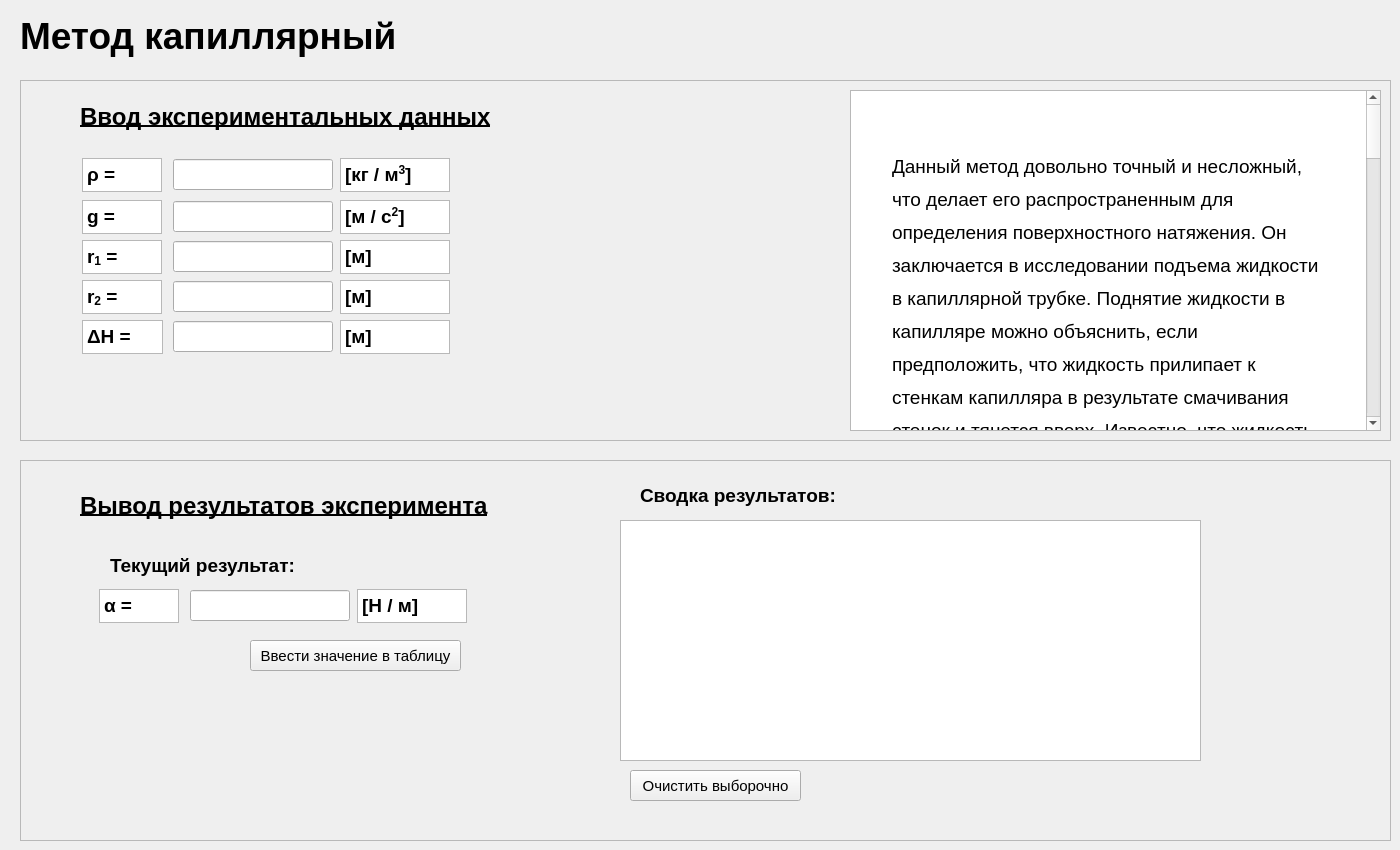
      <widget class="QWidget" name="tab_8">
       <attribute name="title">
        <string>Метод пузырькового давления</string>
       </attribute>
       <widget class="QLabel" name="label_34">
        <property name="geometry">
         <rect>
          <x>20</x>
          <y>10</y>
          <width>411</width>
          <height>51</height>
         </rect>
        </property>
        <property name="font">
         <font>
          <family>Segoe UI</family>
          <pointsize>28</pointsize>
          <weight>75</weight>
          <bold>true</bold>
         </font>
        </property>
        <property name="text">
         <string>Метод капиллярный</string>
        </property>
       </widget>
       <widget class="QFrame" name="frame_11">
        <property name="geometry">
         <rect>
          <x>20</x>
          <y>80</y>
          <width>1371</width>
          <height>361</height>
         </rect>
        </property>
        <property name="frameShape">
         <enum>QFrame::StyledPanel</enum>
        </property>
        <property name="frameShadow">
         <enum>QFrame::Raised</enum>
        </property>
        <widget class="QLabel" name="label_35">
         <property name="geometry">
          <rect>
           <x>60</x>
           <y>21</y>
           <width>421</width>
           <height>31</height>
          </rect>
         </property>
         <property name="font">
          <font>
           <family>Segoe UI</family>
           <pointsize>18</pointsize>
           <weight>75</weight>
           <bold>true</bold>
           <underline>true</underline>
          </font>
         </property>
         <property name="text">
          <string>Ввод экспериментальных данных</string>
         </property>
        </widget>
        <widget class="QLineEdit" name="lineEdit_43">
         <property name="geometry">
          <rect>
           <x>153</x>
           <y>79</y>
           <width>160</width>
           <height>31</height>
          </rect>
         </property>
         <property name="font">
          <font>
           <family>Segoe UI</family>
           <pointsize>14</pointsize>
           <underline>false</underline>
          </font>
         </property>
         <property name="text">
          <string/>
         </property>
        </widget>
        <widget class="QTextBrowser" name="textBrowser_92">
         <property name="geometry">
          <rect>
           <x>320</x>
           <y>78</y>
           <width>110</width>
           <height>34</height>
          </rect>
         </property>
         <property name="html">
          <string>&lt;!DOCTYPE HTML PUBLIC &quot;-//W3C//DTD HTML 4.0//EN&quot; &quot;http://www.w3.org/TR/REC-html40/strict.dtd&quot;&gt;
&lt;html&gt;&lt;head&gt;&lt;meta name=&quot;qrichtext&quot; content=&quot;1&quot; /&gt;&lt;style type=&quot;text/css&quot;&gt;
p, li { white-space: pre-wrap; }
&lt;/style&gt;&lt;/head&gt;&lt;body style=&quot; font-family:'MS Shell Dlg 2'; font-size:8.25pt; font-weight:400; font-style:normal;&quot;&gt;
&lt;p style=&quot; margin-top:0px; margin-bottom:0px; margin-left:0px; margin-right:0px; -qt-block-indent:0; text-indent:0px;&quot;&gt;&lt;span style=&quot; font-size:14pt; font-weight:600;&quot;&gt;[кг / м&lt;/span&gt;&lt;span style=&quot; font-size:14pt; font-weight:600; vertical-align:super;&quot;&gt;3&lt;/span&gt;&lt;span style=&quot; font-size:14pt; font-weight:600;&quot;&gt;]&lt;/span&gt;&lt;/p&gt;&lt;/body&gt;&lt;/html&gt;</string>
         </property>
        </widget>
        <widget class="QTextBrowser" name="textBrowser_93">
         <property name="geometry">
          <rect>
           <x>62</x>
           <y>78</y>
           <width>80</width>
           <height>34</height>
          </rect>
         </property>
         <property name="html">
          <string>&lt;!DOCTYPE HTML PUBLIC &quot;-//W3C//DTD HTML 4.0//EN&quot; &quot;http://www.w3.org/TR/REC-html40/strict.dtd&quot;&gt;
&lt;html&gt;&lt;head&gt;&lt;meta name=&quot;qrichtext&quot; content=&quot;1&quot; /&gt;&lt;style type=&quot;text/css&quot;&gt;
p, li { white-space: pre-wrap; }
&lt;/style&gt;&lt;/head&gt;&lt;body style=&quot; font-family:'MS Shell Dlg 2'; font-size:8.25pt; font-weight:400; font-style:normal;&quot;&gt;
&lt;p style=&quot; margin-top:0px; margin-bottom:0px; margin-left:0px; margin-right:0px; -qt-block-indent:0; text-indent:0px;&quot;&gt;&lt;span style=&quot; font-size:14pt; font-weight:600;&quot;&gt;ρ = &lt;/span&gt;&lt;/p&gt;&lt;/body&gt;&lt;/html&gt;</string>
         </property>
        </widget>
        <widget class="QTextBrowser" name="textBrowser_94">
         <property name="geometry">
          <rect>
           <x>320</x>
           <y>120</y>
           <width>110</width>
           <height>34</height>
          </rect>
         </property>
         <property name="html">
          <string>&lt;!DOCTYPE HTML PUBLIC &quot;-//W3C//DTD HTML 4.0//EN&quot; &quot;http://www.w3.org/TR/REC-html40/strict.dtd&quot;&gt;
&lt;html&gt;&lt;head&gt;&lt;meta name=&quot;qrichtext&quot; content=&quot;1&quot; /&gt;&lt;style type=&quot;text/css&quot;&gt;
p, li { white-space: pre-wrap; }
&lt;/style&gt;&lt;/head&gt;&lt;body style=&quot; font-family:'MS Shell Dlg 2'; font-size:8.25pt; font-weight:400; font-style:normal;&quot;&gt;
&lt;p style=&quot; margin-top:0px; margin-bottom:0px; margin-left:0px; margin-right:0px; -qt-block-indent:0; text-indent:0px;&quot;&gt;&lt;span style=&quot; font-size:14pt; font-weight:600;&quot;&gt;[м / с&lt;/span&gt;&lt;span style=&quot; font-size:14pt; font-weight:600; vertical-align:super;&quot;&gt;2&lt;/span&gt;&lt;span style=&quot; font-size:14pt; font-weight:600;&quot;&gt;]&lt;/span&gt;&lt;/p&gt;&lt;/body&gt;&lt;/html&gt;</string>
         </property>
        </widget>
        <widget class="QTextBrowser" name="textBrowser_95">
         <property name="geometry">
          <rect>
           <x>62</x>
           <y>120</y>
           <width>80</width>
           <height>34</height>
          </rect>
         </property>
         <property name="html">
          <string>&lt;!DOCTYPE HTML PUBLIC &quot;-//W3C//DTD HTML 4.0//EN&quot; &quot;http://www.w3.org/TR/REC-html40/strict.dtd&quot;&gt;
&lt;html&gt;&lt;head&gt;&lt;meta name=&quot;qrichtext&quot; content=&quot;1&quot; /&gt;&lt;style type=&quot;text/css&quot;&gt;
p, li { white-space: pre-wrap; }
&lt;/style&gt;&lt;/head&gt;&lt;body style=&quot; font-family:'MS Shell Dlg 2'; font-size:8.25pt; font-weight:400; font-style:normal;&quot;&gt;
&lt;p style=&quot; margin-top:0px; margin-bottom:0px; margin-left:0px; margin-right:0px; -qt-block-indent:0; text-indent:0px;&quot;&gt;&lt;span style=&quot; font-size:14pt; font-weight:600;&quot;&gt;g = &lt;/span&gt;&lt;/p&gt;&lt;/body&gt;&lt;/html&gt;</string>
         </property>
        </widget>
        <widget class="QLineEdit" name="lineEdit_44">
         <property name="geometry">
          <rect>
           <x>153</x>
           <y>121</y>
           <width>160</width>
           <height>31</height>
          </rect>
         </property>
         <property name="font">
          <font>
           <family>Segoe UI</family>
           <pointsize>14</pointsize>
           <underline>false</underline>
          </font>
         </property>
         <property name="text">
          <string/>
         </property>
        </widget>
        <widget class="QTextBrowser" name="textBrowser_96">
         <property name="geometry">
          <rect>
           <x>320</x>
           <y>160</y>
           <width>110</width>
           <height>34</height>
          </rect>
         </property>
         <property name="html">
          <string>&lt;!DOCTYPE HTML PUBLIC &quot;-//W3C//DTD HTML 4.0//EN&quot; &quot;http://www.w3.org/TR/REC-html40/strict.dtd&quot;&gt;
&lt;html&gt;&lt;head&gt;&lt;meta name=&quot;qrichtext&quot; content=&quot;1&quot; /&gt;&lt;style type=&quot;text/css&quot;&gt;
p, li { white-space: pre-wrap; }
&lt;/style&gt;&lt;/head&gt;&lt;body style=&quot; font-family:'MS Shell Dlg 2'; font-size:8.25pt; font-weight:400; font-style:normal;&quot;&gt;
&lt;p style=&quot; margin-top:0px; margin-bottom:0px; margin-left:0px; margin-right:0px; -qt-block-indent:0; text-indent:0px;&quot;&gt;&lt;span style=&quot; font-size:14pt; font-weight:600;&quot;&gt;[м]&lt;/span&gt;&lt;/p&gt;&lt;/body&gt;&lt;/html&gt;</string>
         </property>
        </widget>
        <widget class="QTextBrowser" name="textBrowser_97">
         <property name="geometry">
          <rect>
           <x>62</x>
           <y>160</y>
           <width>80</width>
           <height>34</height>
          </rect>
         </property>
         <property name="html">
          <string>&lt;!DOCTYPE HTML PUBLIC &quot;-//W3C//DTD HTML 4.0//EN&quot; &quot;http://www.w3.org/TR/REC-html40/strict.dtd&quot;&gt;
&lt;html&gt;&lt;head&gt;&lt;meta name=&quot;qrichtext&quot; content=&quot;1&quot; /&gt;&lt;style type=&quot;text/css&quot;&gt;
p, li { white-space: pre-wrap; }
&lt;/style&gt;&lt;/head&gt;&lt;body style=&quot; font-family:'MS Shell Dlg 2'; font-size:8.25pt; font-weight:400; font-style:normal;&quot;&gt;
&lt;p style=&quot; margin-top:0px; margin-bottom:0px; margin-left:0px; margin-right:0px; -qt-block-indent:0; text-indent:0px;&quot;&gt;&lt;span style=&quot; font-size:14pt; font-weight:600;&quot;&gt;r&lt;/span&gt;&lt;span style=&quot; font-size:14pt; font-weight:600; vertical-align:sub;&quot;&gt;1&lt;/span&gt;&lt;span style=&quot; font-size:14pt; font-weight:600;&quot;&gt; = &lt;/span&gt;&lt;/p&gt;&lt;/body&gt;&lt;/html&gt;</string>
         </property>
        </widget>
        <widget class="QLineEdit" name="lineEdit_45">
         <property name="geometry">
          <rect>
           <x>153</x>
           <y>161</y>
           <width>160</width>
           <height>31</height>
          </rect>
         </property>
         <property name="font">
          <font>
           <family>Segoe UI</family>
           <pointsize>14</pointsize>
           <underline>false</underline>
          </font>
         </property>
         <property name="text">
          <string/>
         </property>
        </widget>
        <widget class="QTextBrowser" name="textBrowser_98">
         <property name="geometry">
          <rect>
           <x>320</x>
           <y>200</y>
           <width>110</width>
           <height>34</height>
          </rect>
         </property>
         <property name="html">
          <string>&lt;!DOCTYPE HTML PUBLIC &quot;-//W3C//DTD HTML 4.0//EN&quot; &quot;http://www.w3.org/TR/REC-html40/strict.dtd&quot;&gt;
&lt;html&gt;&lt;head&gt;&lt;meta name=&quot;qrichtext&quot; content=&quot;1&quot; /&gt;&lt;style type=&quot;text/css&quot;&gt;
p, li { white-space: pre-wrap; }
&lt;/style&gt;&lt;/head&gt;&lt;body style=&quot; font-family:'MS Shell Dlg 2'; font-size:8.25pt; font-weight:400; font-style:normal;&quot;&gt;
&lt;p style=&quot; margin-top:0px; margin-bottom:0px; margin-left:0px; margin-right:0px; -qt-block-indent:0; text-indent:0px;&quot;&gt;&lt;span style=&quot; font-size:14pt; font-weight:600;&quot;&gt;[м]&lt;/span&gt;&lt;/p&gt;&lt;/body&gt;&lt;/html&gt;</string>
         </property>
        </widget>
        <widget class="QTextBrowser" name="textBrowser_99">
         <property name="geometry">
          <rect>
           <x>62</x>
           <y>200</y>
           <width>80</width>
           <height>34</height>
          </rect>
         </property>
         <property name="html">
          <string>&lt;!DOCTYPE HTML PUBLIC &quot;-//W3C//DTD HTML 4.0//EN&quot; &quot;http://www.w3.org/TR/REC-html40/strict.dtd&quot;&gt;
&lt;html&gt;&lt;head&gt;&lt;meta name=&quot;qrichtext&quot; content=&quot;1&quot; /&gt;&lt;style type=&quot;text/css&quot;&gt;
p, li { white-space: pre-wrap; }
&lt;/style&gt;&lt;/head&gt;&lt;body style=&quot; font-family:'MS Shell Dlg 2'; font-size:8.25pt; font-weight:400; font-style:normal;&quot;&gt;
&lt;p style=&quot; margin-top:0px; margin-bottom:0px; margin-left:0px; margin-right:0px; -qt-block-indent:0; text-indent:0px;&quot;&gt;&lt;span style=&quot; font-size:14pt; font-weight:600;&quot;&gt;r&lt;/span&gt;&lt;span style=&quot; font-size:14pt; font-weight:600; vertical-align:sub;&quot;&gt;2&lt;/span&gt;&lt;span style=&quot; font-size:14pt; font-weight:600;&quot;&gt; = &lt;/span&gt;&lt;/p&gt;&lt;/body&gt;&lt;/html&gt;</string>
         </property>
        </widget>
        <widget class="QLineEdit" name="lineEdit_46">
         <property name="geometry">
          <rect>
           <x>153</x>
           <y>201</y>
           <width>160</width>
           <height>31</height>
          </rect>
         </property>
         <property name="font">
          <font>
           <family>Segoe UI</family>
           <pointsize>14</pointsize>
           <underline>false</underline>
          </font>
         </property>
         <property name="text">
          <string/>
         </property>
        </widget>
        <widget class="QTextBrowser" name="textBrowser_100">
         <property name="geometry">
          <rect>
           <x>320</x>
           <y>240</y>
           <width>110</width>
           <height>34</height>
          </rect>
         </property>
         <property name="html">
          <string>&lt;!DOCTYPE HTML PUBLIC &quot;-//W3C//DTD HTML 4.0//EN&quot; &quot;http://www.w3.org/TR/REC-html40/strict.dtd&quot;&gt;
&lt;html&gt;&lt;head&gt;&lt;meta name=&quot;qrichtext&quot; content=&quot;1&quot; /&gt;&lt;style type=&quot;text/css&quot;&gt;
p, li { white-space: pre-wrap; }
&lt;/style&gt;&lt;/head&gt;&lt;body style=&quot; font-family:'MS Shell Dlg 2'; font-size:8.25pt; font-weight:400; font-style:normal;&quot;&gt;
&lt;p style=&quot; margin-top:0px; margin-bottom:0px; margin-left:0px; margin-right:0px; -qt-block-indent:0; text-indent:0px;&quot;&gt;&lt;span style=&quot; font-size:14pt; font-weight:600;&quot;&gt;[м]&lt;/span&gt;&lt;/p&gt;&lt;/body&gt;&lt;/html&gt;</string>
         </property>
        </widget>
        <widget class="QTextBrowser" name="textBrowser_101">
         <property name="geometry">
          <rect>
           <x>62</x>
           <y>240</y>
           <width>81</width>
           <height>34</height>
          </rect>
         </property>
         <property name="html">
          <string>&lt;!DOCTYPE HTML PUBLIC &quot;-//W3C//DTD HTML 4.0//EN&quot; &quot;http://www.w3.org/TR/REC-html40/strict.dtd&quot;&gt;
&lt;html&gt;&lt;head&gt;&lt;meta name=&quot;qrichtext&quot; content=&quot;1&quot; /&gt;&lt;style type=&quot;text/css&quot;&gt;
p, li { white-space: pre-wrap; }
&lt;/style&gt;&lt;/head&gt;&lt;body style=&quot; font-family:'MS Shell Dlg 2'; font-size:8.25pt; font-weight:400; font-style:normal;&quot;&gt;
&lt;p style=&quot; margin-top:0px; margin-bottom:0px; margin-left:0px; margin-right:0px; -qt-block-indent:0; text-indent:0px;&quot;&gt;&lt;span style=&quot; font-family:'Times New Roman','serif'; font-size:14pt; font-weight:600; color:#000000;&quot;&gt;ΔH&lt;/span&gt;&lt;span style=&quot; font-size:14pt; font-weight:600;&quot;&gt; = &lt;/span&gt;&lt;/p&gt;&lt;/body&gt;&lt;/html&gt;</string>
         </property>
        </widget>
        <widget class="QLineEdit" name="lineEdit_47">
         <property name="geometry">
          <rect>
           <x>153</x>
           <y>241</y>
           <width>160</width>
           <height>31</height>
          </rect>
         </property>
         <property name="font">
          <font>
           <family>Segoe UI</family>
           <pointsize>14</pointsize>
           <underline>false</underline>
          </font>
         </property>
         <property name="text">
          <string/>
         </property>
        </widget>
        <widget class="QTextBrowser" name="textBrowser_102">
         <property name="geometry">
          <rect>
           <x>830</x>
           <y>10</y>
           <width>531</width>
           <height>341</height>
          </rect>
         </property>
         <property name="html">
          <string>&lt;!DOCTYPE HTML PUBLIC &quot;-//W3C//DTD HTML 4.0//EN&quot; &quot;http://www.w3.org/TR/REC-html40/strict.dtd&quot;&gt;
&lt;html&gt;&lt;head&gt;&lt;meta name=&quot;qrichtext&quot; content=&quot;1&quot; /&gt;&lt;title&gt;Капиллярный метод определения поверхностного натяжения&lt;/title&gt;&lt;style type=&quot;text/css&quot;&gt;
p, li { white-space: pre-wrap; }
&lt;/style&gt;&lt;/head&gt;&lt;body style=&quot; font-family:'MS Shell Dlg 2'; font-size:8.25pt; font-weight:400; font-style:normal;&quot; bgcolor=&quot;#ffffff&quot;&gt;
&lt;p style=&quot;-qt-paragraph-type:empty; margin-top:40px; margin-bottom:21px; margin-left:37px; margin-right:37px; -qt-block-indent:0; text-indent:0px; line-height:150%;&quot;&gt;&lt;br /&gt;&lt;/p&gt;
&lt;p style=&quot; margin-top:40px; margin-bottom:21px; margin-left:37px; margin-right:37px; -qt-block-indent:0; text-indent:0px; line-height:150%;&quot;&gt;&lt;span style=&quot; font-family:'Times New Roman','Times','serif'; font-size:14pt; color:#000000;&quot;&gt;Данный метод довольно точный и несложный, что делает его распространенным для определения поверхностного натяжения. Он заключается в исследовании подъема жидкости в капиллярной трубке. Поднятие жидкости в капилляре можно объяснить, если предположить, что жидкость прилипает к стенкам капилляра в результате смачивания стенок и тянется вверх. Известно, что жидкость поднимется или опустится до того уровня, пока добавочное давление под мениском не уравновесит гидростатический вес столба жидкости. &lt;/span&gt;&lt;/p&gt;
&lt;p style=&quot; margin-top:0px; margin-bottom:21px; margin-left:37px; margin-right:37px; -qt-block-indent:0; text-indent:0px; line-height:150%;&quot;&gt;&lt;span style=&quot; font-family:'Times New Roman','Times','serif'; font-size:14pt; color:#000000;&quot;&gt;Если жидкость полностью смачивает поверхность капилляра, то радиус кривизны мениска \( R \) совпадает с внутренним радиусом капилляра \( r \). В соответствии с формулой Лапласа имеем &lt;/span&gt;&lt;/p&gt;
&lt;p align=&quot;center&quot; style=&quot; margin-top:25px; margin-bottom:25px; margin-left:37px; margin-right:37px; -qt-block-indent:0; text-indent:0px; line-height:150%;&quot;&gt;&lt;span style=&quot; font-family:'Times New Roman','Times','serif'; font-size:14pt; color:#000000;&quot;&gt;\[ \Delta P = \frac{2\alpha}{R} = \frac{2\alpha}{r} \] &lt;/span&gt;&lt;/p&gt;
&lt;p style=&quot; margin-top:0px; margin-bottom:21px; margin-left:37px; margin-right:37px; -qt-block-indent:0; text-indent:0px; line-height:150%;&quot;&gt;&lt;span style=&quot; font-family:'Times New Roman','Times','serif'; font-size:14pt; color:#000000;&quot;&gt;Тогда из равенства добавочного давления \( \Delta P \) и гидростатического давления \( P = \rho g h \) получаем &lt;/span&gt;&lt;/p&gt;
&lt;p align=&quot;center&quot; style=&quot; margin-top:25px; margin-bottom:25px; margin-left:37px; margin-right:37px; -qt-block-indent:0; text-indent:0px; line-height:150%;&quot;&gt;&lt;span style=&quot; font-family:'Times New Roman','Times','serif'; font-size:14pt; color:#000000;&quot;&gt;\[ \Delta P = \frac{2\alpha}{r} = \rho g h \] &lt;/span&gt;&lt;/p&gt;
&lt;p style=&quot; margin-top:0px; margin-bottom:21px; margin-left:37px; margin-right:37px; -qt-block-indent:0; text-indent:0px; line-height:150%;&quot;&gt;&lt;span style=&quot; font-family:'Times New Roman','Times','serif'; font-size:14pt; color:#000000;&quot;&gt;где \( \rho \) – плотность жидкости, \( g \) – ускорение силы тяжести, \( h \) – высота ее поднятия в капилляре, \( \alpha \) – коэффициент поверхностного натяжения жидкости. Определяем \( \alpha \) через добавочное давление: &lt;/span&gt;&lt;/p&gt;
&lt;p align=&quot;center&quot; style=&quot; margin-top:25px; margin-bottom:25px; margin-left:37px; margin-right:37px; -qt-block-indent:0; text-indent:0px; line-height:150%;&quot;&gt;&lt;span style=&quot; font-family:'Times New Roman','Times','serif'; font-size:14pt; color:#000000;&quot;&gt;\[ \alpha = \frac{1}{2} \rho g h r \] &lt;/span&gt;&lt;/p&gt;
&lt;p style=&quot; margin-top:0px; margin-bottom:21px; margin-left:37px; margin-right:37px; -qt-block-indent:0; text-indent:0px; line-height:150%;&quot;&gt;&lt;span style=&quot; font-family:'Times New Roman','Times','serif'; font-size:14pt; color:#000000;&quot;&gt;При проведении опыта с двумя капиллярами, радиусы которых \( r_1 \) и \( r_2 \), коэффициент поверхностного натяжения будет равен: &lt;/span&gt;&lt;/p&gt;
&lt;p align=&quot;center&quot; style=&quot; margin-top:25px; margin-bottom:25px; margin-left:37px; margin-right:37px; -qt-block-indent:0; text-indent:0px; line-height:150%;&quot;&gt;&lt;span style=&quot; font-family:'Times New Roman','Times','serif'; font-size:14pt; color:#000000;&quot;&gt;\[ \alpha = \frac{1}{2} \rho g h_1 r_1 = \frac{1}{2} \rho g h_2 r_2 \] &lt;/span&gt;&lt;/p&gt;
&lt;p style=&quot; margin-top:0px; margin-bottom:21px; margin-left:37px; margin-right:37px; -qt-block-indent:0; text-indent:0px; line-height:150%;&quot;&gt;&lt;span style=&quot; font-family:'Times New Roman','Times','serif'; font-size:14pt; color:#000000;&quot;&gt;Отсюда получаем &lt;/span&gt;&lt;/p&gt;
&lt;p align=&quot;center&quot; style=&quot; margin-top:25px; margin-bottom:25px; margin-left:37px; margin-right:37px; -qt-block-indent:0; text-indent:0px; line-height:150%;&quot;&gt;&lt;span style=&quot; font-family:'Times New Roman','Times','serif'; font-size:14pt; color:#000000;&quot;&gt;\[ h_1 - h_2 = \Delta H = \frac{2\alpha}{\rho g r_1} - \frac{2\alpha}{\rho g r_2} \] &lt;/span&gt;&lt;/p&gt;
&lt;p style=&quot; margin-top:0px; margin-bottom:21px; margin-left:37px; margin-right:37px; -qt-block-indent:0; text-indent:0px; line-height:150%;&quot;&gt;&lt;span style=&quot; font-family:'Times New Roman','Times','serif'; font-size:14pt; color:#000000;&quot;&gt;Следовательно, окончательная формула для расчета коэффициента поверхностного натяжения в этом случае будет иметь следующий вид: &lt;/span&gt;&lt;/p&gt;
&lt;p align=&quot;center&quot; style=&quot; margin-top:25px; margin-bottom:25px; margin-left:37px; margin-right:37px; -qt-block-indent:0; text-indent:0px; line-height:150%;&quot;&gt;&lt;span style=&quot; font-family:'Times New Roman','Times','serif'; font-size:14pt; color:#000000;&quot;&gt;\[ \alpha = \frac{\rho g r_1 r_2}{2 (r_2 - r_1)} \Delta H \] &lt;/span&gt;&lt;/p&gt;
&lt;p style=&quot; margin-top:0px; margin-bottom:21px; margin-left:37px; margin-right:37px; -qt-block-indent:0; text-indent:0px; line-height:150%;&quot;&gt;&lt;span style=&quot; font-family:'Times New Roman','Times','serif'; font-size:14pt; color:#000000;&quot;&gt;где \( \Delta H \) – разность отсчетов между нижними и верхними краями менисков в капиллярах. &lt;/span&gt;&lt;/p&gt;&lt;/body&gt;&lt;/html&gt;</string>
         </property>
        </widget>
       </widget>
       <widget class="QFrame" name="frame_12">
        <property name="geometry">
         <rect>
          <x>20</x>
          <y>460</y>
          <width>1371</width>
          <height>381</height>
         </rect>
        </property>
        <property name="frameShape">
         <enum>QFrame::StyledPanel</enum>
        </property>
        <property name="frameShadow">
         <enum>QFrame::Raised</enum>
        </property>
        <widget class="QLabel" name="label_36">
         <property name="geometry">
          <rect>
           <x>60</x>
           <y>30</y>
           <width>411</width>
           <height>31</height>
          </rect>
         </property>
         <property name="font">
          <font>
           <family>Segoe UI</family>
           <pointsize>18</pointsize>
           <weight>75</weight>
           <bold>true</bold>
           <underline>true</underline>
          </font>
         </property>
         <property name="text">
          <string>Вывод результатов эксперимента</string>
         </property>
        </widget>
        <widget class="QLabel" name="label_37">
         <property name="geometry">
          <rect>
           <x>90</x>
           <y>90</y>
           <width>201</width>
           <height>31</height>
          </rect>
         </property>
         <property name="font">
          <font>
           <family>Segoe UI</family>
           <pointsize>14</pointsize>
           <weight>75</weight>
           <bold>true</bold>
           <underline>false</underline>
          </font>
         </property>
         <property name="text">
          <string>Текущий результат:</string>
         </property>
        </widget>
        <widget class="QTextBrowser" name="textBrowser_75">
         <property name="geometry">
          <rect>
           <x>337</x>
           <y>129</y>
           <width>110</width>
           <height>34</height>
          </rect>
         </property>
         <property name="html">
          <string>&lt;!DOCTYPE HTML PUBLIC &quot;-//W3C//DTD HTML 4.0//EN&quot; &quot;http://www.w3.org/TR/REC-html40/strict.dtd&quot;&gt;
&lt;html&gt;&lt;head&gt;&lt;meta name=&quot;qrichtext&quot; content=&quot;1&quot; /&gt;&lt;style type=&quot;text/css&quot;&gt;
p, li { white-space: pre-wrap; }
&lt;/style&gt;&lt;/head&gt;&lt;body style=&quot; font-family:'MS Shell Dlg 2'; font-size:8.25pt; font-weight:400; font-style:normal;&quot;&gt;
&lt;p style=&quot; margin-top:0px; margin-bottom:0px; margin-left:0px; margin-right:0px; -qt-block-indent:0; text-indent:0px;&quot;&gt;&lt;span style=&quot; font-size:14pt; font-weight:600;&quot;&gt;[Н / м]&lt;/span&gt;&lt;/p&gt;&lt;/body&gt;&lt;/html&gt;</string>
         </property>
        </widget>
        <widget class="QTextBrowser" name="textBrowser_77">
         <property name="geometry">
          <rect>
           <x>79</x>
           <y>129</y>
           <width>80</width>
           <height>34</height>
          </rect>
         </property>
         <property name="html">
          <string>&lt;!DOCTYPE HTML PUBLIC &quot;-//W3C//DTD HTML 4.0//EN&quot; &quot;http://www.w3.org/TR/REC-html40/strict.dtd&quot;&gt;
&lt;html&gt;&lt;head&gt;&lt;meta name=&quot;qrichtext&quot; content=&quot;1&quot; /&gt;&lt;style type=&quot;text/css&quot;&gt;
p, li { white-space: pre-wrap; }
&lt;/style&gt;&lt;/head&gt;&lt;body style=&quot; font-family:'MS Shell Dlg 2'; font-size:8.25pt; font-weight:400; font-style:normal;&quot;&gt;
&lt;p style=&quot; margin-top:0px; margin-bottom:0px; margin-left:0px; margin-right:0px; -qt-block-indent:0; text-indent:0px;&quot;&gt;&lt;span style=&quot; font-size:14pt; font-weight:600;&quot;&gt;α = &lt;/span&gt;&lt;/p&gt;&lt;/body&gt;&lt;/html&gt;</string>
         </property>
        </widget>
        <widget class="QLineEdit" name="lineEdit_36">
         <property name="geometry">
          <rect>
           <x>170</x>
           <y>130</y>
           <width>160</width>
           <height>31</height>
          </rect>
         </property>
         <property name="font">
          <font>
           <family>Segoe UI</family>
           <pointsize>14</pointsize>
           <underline>false</underline>
          </font>
         </property>
         <property name="text">
          <string/>
         </property>
        </widget>
        <widget class="QPushButton" name="pushButton_8">
         <property name="geometry">
          <rect>
           <x>230</x>
           <y>180</y>
           <width>211</width>
           <height>31</height>
          </rect>
         </property>
         <property name="font">
          <font>
           <family>Segoe UI</family>
           <pointsize>11</pointsize>
          </font>
         </property>
         <property name="text">
          <string>Ввести значение в таблицу</string>
         </property>
        </widget>
        <widget class="Tables" name="tableView_8">
         <property name="geometry">
          <rect>
           <x>600</x>
           <y>60</y>
           <width>581</width>
           <height>241</height>
          </rect>
         </property>
        </widget>
        <widget class="QLabel" name="label_38">
         <property name="geometry">
          <rect>
           <x>620</x>
           <y>20</y>
           <width>201</width>
           <height>31</height>
          </rect>
         </property>
         <property name="font">
          <font>
           <family>Segoe UI</family>
           <pointsize>14</pointsize>
           <weight>75</weight>
           <bold>true</bold>
           <underline>false</underline>
          </font>
         </property>
         <property name="text">
          <string>Сводка результатов:</string>
         </property>
        </widget>
        <widget class="QPushButton" name="pushButton_17">
         <property name="geometry">
          <rect>
           <x>610</x>
           <y>310</y>
           <width>171</width>
           <height>31</height>
          </rect>
         </property>
         <property name="font">
          <font>
           <family>Segoe UI</family>
           <pointsize>11</pointsize>
          </font>
         </property>
         <property name="text">
          <string>Очистить выборочно</string>
         </property>
        </widget>
       </widget>
      </widget>
